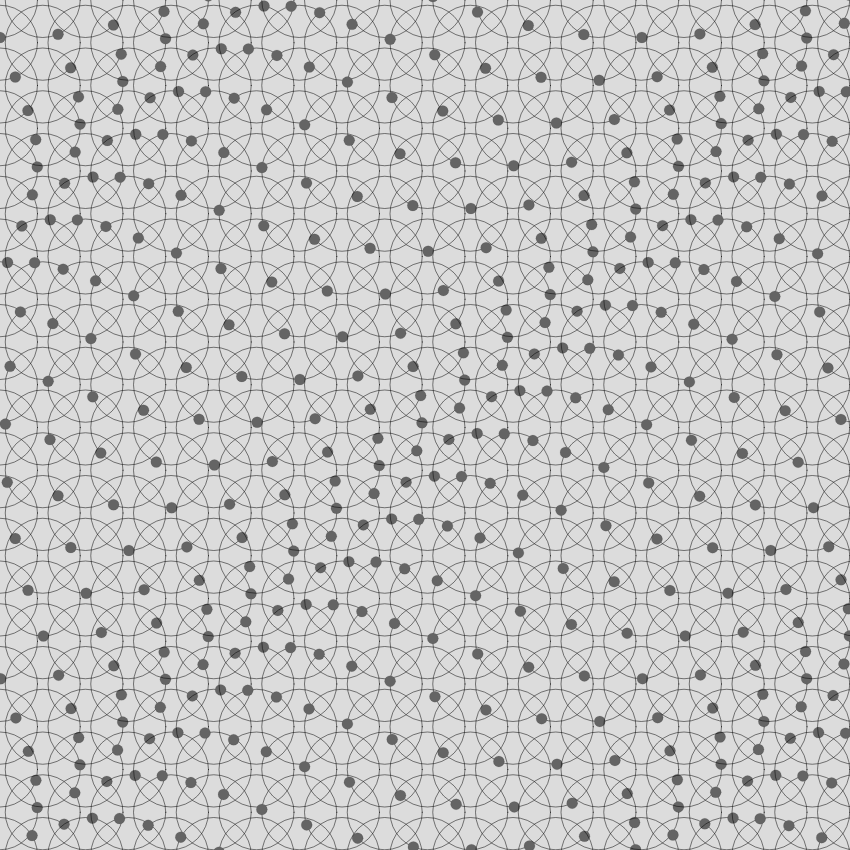
Frame 1 (no input)
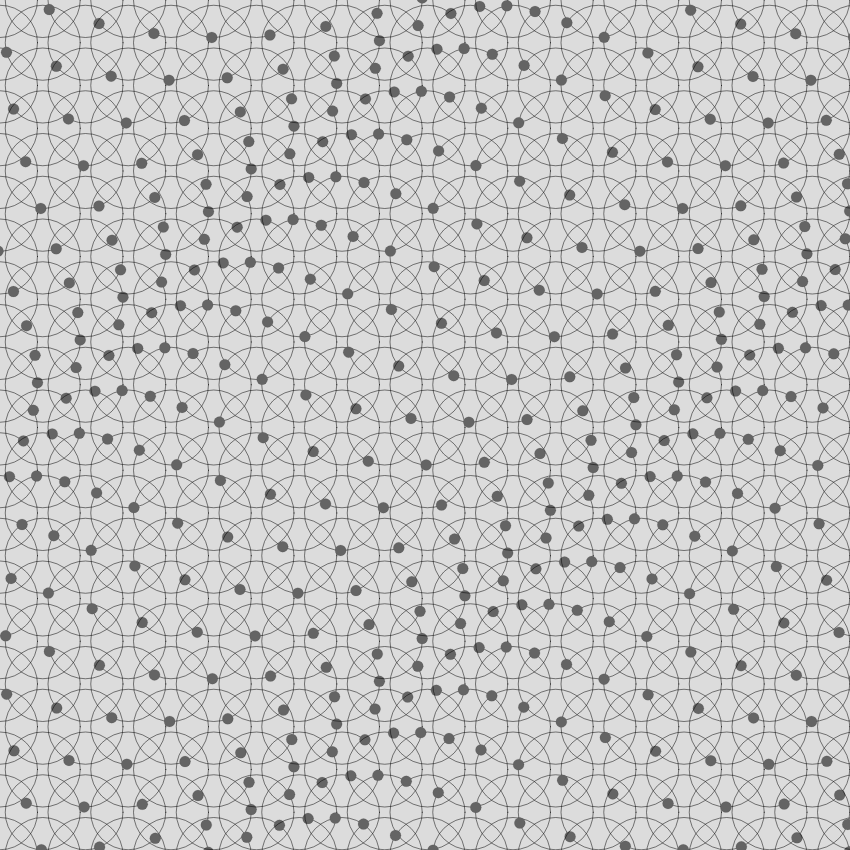
Frame 60 (no input)
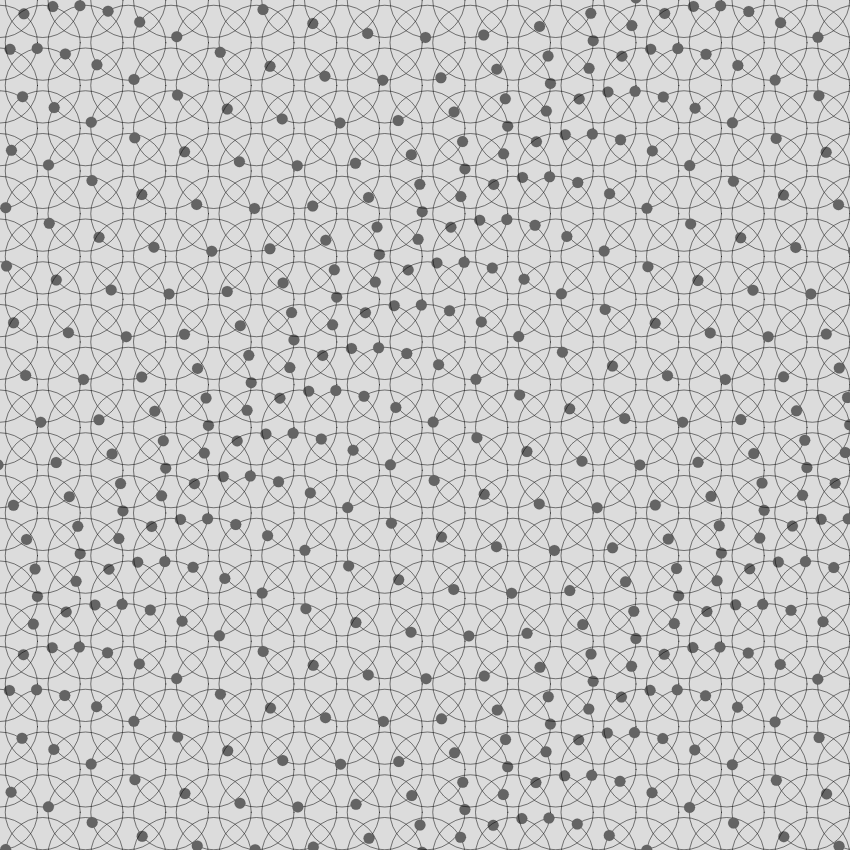
Frame 120 (the mouse pressed at the canvas centre since frame 60)

The p5.js sketch that drew these frames (run headless with seeded random() and noise() and a simulated clock; from frame 60 on, the mouse is pressed at the canvas centre):

// p5.js sketch
// ── sketch.js
const circlesCount = 22;
const bigCircle = 75;
const smallCircle = 11;
const step = 0.07;

var sldFactor, cbShowCircles, offset, bigCircleHalf, x = 0,
    showBigCircles = true;

function setup() {
    createCanvas(850, 850);
    sldFactor = createSlider(0, 10, 6, 0.5)
    sldFactor.position(10, 870)
    cbShowCircles = createCheckbox("Show big circles", true)
    cbShowCircles.changed(function () {
        showBigCircles = this.checked()
    });
    sldFactor.position(10, 890)
    bigCircleHalf = bigCircle / 2;
    offset = bigCircleHalf + bigCircle * step;
}

function draw() {
    background(220);

    for (var i = 0; i < circlesCount; i++) {
        for (var j = 0; j < circlesCount; j++) {
            if (showBigCircles) {
                fill(0, 0, 0, 0);
                stroke(0);
                strokeWeight(0.5);
                ellipse(offset * i, offset * j, bigCircle);
            }

            fill(100);
            stroke(50);
            strokeWeight(0.1);
            ellipse(offset * i + bigCircleHalf * sin(x + step * (i + j) * sldFactor.value()),
                offset * j + bigCircleHalf * cos(x + step * (i + j) * sldFactor.value()),
                smallCircle);
        }
    }

    x += step;
    if (x > 2 * PI) {
        x = 0;
    }
}
